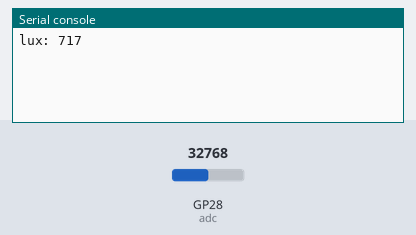
Bench run of a program on a simulated Raspberry Pi Pico running MicroPython. Shown: the last lines printed to the serial console. The inputs (shaded band) are chosen by the test bench; at power-on: GP28 (adc) = 32768 (analog values on the 0–65535 scale).

Above: at 1.2 s.
1.3 s: GP28 (adc) set to 45874
At 2.6 s:
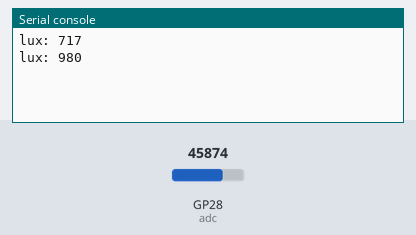
2.8 s: GP28 (adc) set to 57670
At 5.4 s:
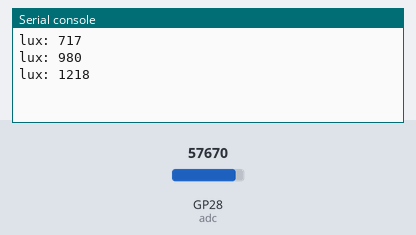
Timing chart, 0 to 6.9 s (numbered marks = the images above; inputs shaded):
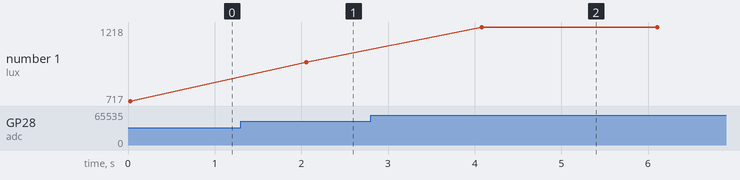

The program:

temt6000.py
```python
from machine import ADC, Pin
import utime

adc = ADC(Pin(28))

while True:
    a = 0
    for i in range(1000):
        a += adc.read_u16() // 64
    media = a / 1000
    lux = round((3.3 * 2 * 1000000) / (1024 * 5000) * media)
    offset = 57
    lux_offsetted = lux + offset
    print("lux:", lux_offsetted)
    utime.sleep(2)  # Optional: add a delay to avoid printing too frequently
```

Measured:
- after the input at 1.3 s, the serial console: prints a new line after 0.75 s (image 1)
- after the input at 2.8 s, the serial console: prints a new line after 1.3 s (image 2)
- plotted number 1: 717 → 980 after the input at 1.3 s, 980 → 1218 after the input at 2.8 s
